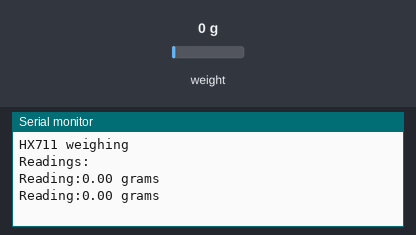
This sketch was run on a simulated Arduino Uno, built with avr-gcc and run on an emulated ATmega328P. Parts: the last lines printed to the serial monitor. The test bench sets the inputs (shaded band); at power-on: weight on the scale 0 g.

Above: at 2.2 s.
2.3 s: weight on the scale set to 100 g
At 3.6 s:
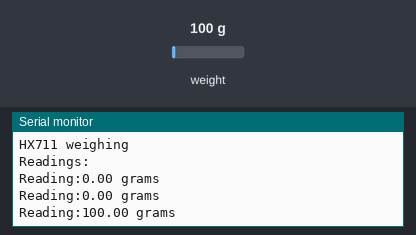
3.8 s: weight on the scale set to 1250 g
At 5.0 s:
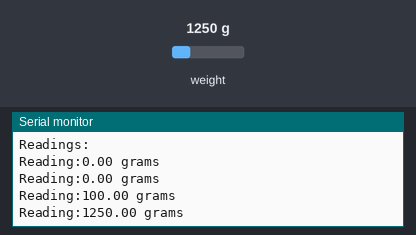
Timing chart, 0 to 6.8 s (numbered marks = the images above; inputs shaded):
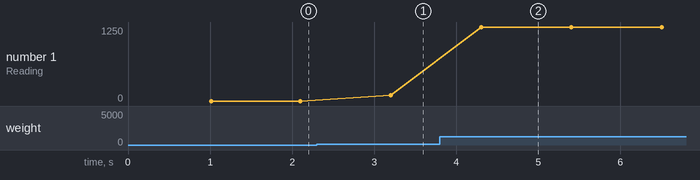

Measured:
- after the input at 2.3 s, the serial monitor: prints a new line after 0.90 s (image 1)
- after the input at 3.8 s, the serial monitor: prints a new line after 0.50 s (image 2)
- plotted number 1: 0 → 100 after the input at 2.3 s, 100 → 1250 after the input at 3.8 s

The sketch:

single_hx711.ino
```cpp
#include "HX711.h"

HX711 scale(3, 2); //HX711 scale(6, 5);

float calibration_factor = -375;
float units;
float ounces;

void setup()
{
  Serial.begin(9600);
  Serial.println("HX711 weighing");
  scale.set_scale(calibration_factor);
  scale.tare();
  Serial.println("Readings:");
}

void loop()
{
  Serial.print("Reading:");
  units = scale.get_units(),10;
  if (units < 0)
  {
    units = 0.00;
  }
  ounces = units * 0.035274;
  Serial.print(units);
  Serial.println(" grams");
  delay(1000);
}
```
